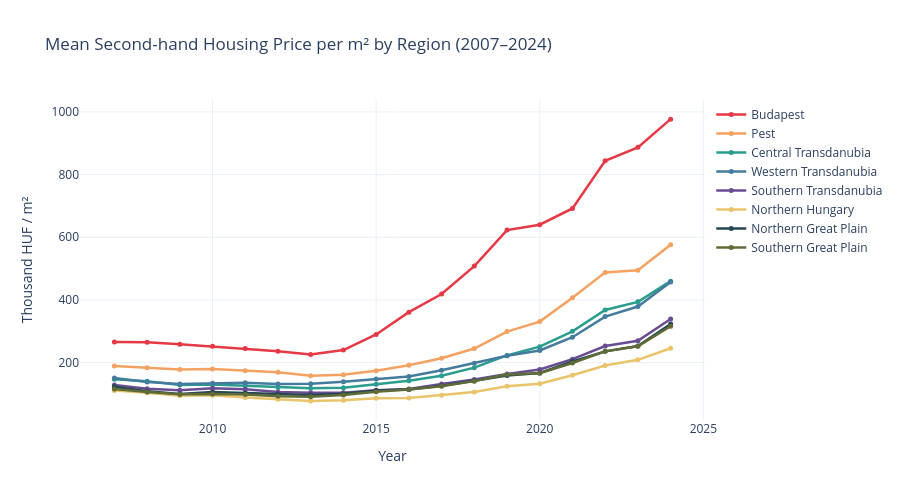

The notebook cell saved with this chart:
### Markdown cell above
## Visualisation 1 – Line Chart: Price Evolution by Region
One line per region, showing the full 2007–2024 trajectory. Immediately reveals Budapest diverging sharply from the rest after 2015.

### Code cell
fig = go.Figure()

for region in regions:
    d = df[df["region"] == region]
    fig.add_trace(go.Scatter(
        x=d["year"], y=d["price"],
        mode="lines+markers",
        name=region,
        line=dict(color=COLORS[region], width=2.5),
        marker=dict(size=5),
        hovertemplate="%{x}: %{y:.0f} thou. HUF/m²<extra>" + region + "</extra>",
    ))

fig.update_layout(
    title="Mean Second-hand Housing Price per m² by Region (2007–2024)",
    xaxis_title="Year",
    yaxis_title="Thousand HUF / m²",
    hovermode="x unified",
    legend=dict(orientation="v", x=1.01),
    template="plotly_white",
    height=500,
)
fig.show()

### Figure 1 — Plotly figure (JSON) as saved in the notebook; plotly's stock layout.template omitted (floating-point values rounded to 4 significant figures)
{"data": [{"hovertemplate": "%{x}: %{y:.0f} thou. HUF/m²<extra>Budapest</extra>", "line": {"color": "#e63946", "width": 2.5}, "marker": {"size": 5}, "mode": "lines+markers", "name": "Budapest", "type": "scatter", "x": [2007, 2008, 2009, 2010, 2011, 2012, 2013, 2014, 2015, 2016, 2017, 2018, 2019, 2020, 2021, 2022, 2023, 2024], "y": [266.0, 265.0, 259.0, 252.0, 245.0, 236.0, 226.0, 240.0, 290.0, 361.0, 419.0, 508.0, 623.0, 640.0, 692.0, 844.0, 887.0, 977.0]}, {"hovertemplate": "%{x}: %{y:.0f} thou. HUF/m²<extra>Pest</extra>", "line": {"color": "#f4a261", "width": 2.5}, "marker": {"size": 5}, "mode": "lines+markers", "name": "Pest", "type": "scatter", "x": [2007, 2008, 2009, 2010, 2011, 2012, 2013, 2014, 2015, 2016, 2017, 2018, 2019, 2020, 2021, 2022, 2023, 2024], "y": [189.0, 184.0, 178.0, 180.0, 174.0, 169.0, 158.0, 161.0, 174.0, 192.0, 214.0, 245.0, 299.0, 331.0, 407.0, 488.0, 495.0, 576.0]}, {"hovertemplate": "%{x}: %{y:.0f} thou. HUF/m²<extra>Central Transdanubia</extra>", "line": {"color": "#2a9d8f", "width": 2.5}, "marker": {"size": 5}, "mode": "lines+markers", "name": "Central Transdanubia", "type": "scatter", "x": [2007, 2008, 2009, 2010, 2011, 2012, 2013, 2014, 2015, 2016, 2017, 2018, 2019, 2020, 2021, 2022, 2023, 2024], "y": [147.0, 141.0, 129.0, 130.0, 126.0, 121.0, 118.0, 120.0, 131.0, 142.0, 158.0, 184.0, 223.0, 251.0, 300.0, 368.0, 394.0, 460.0]}, {"hovertemplate": "%{x}: %{y:.0f} thou. HUF/m²<extra>Western Transdanubia</extra>", "line": {"color": "#457b9d", "width": 2.5}, "marker": {"size": 5}, "mode": "lines+markers", "name": "Western Transdanubia", "type": "scatter", "x": [2007, 2008, 2009, 2010, 2011, 2012, 2013, 2014, 2015, 2016, 2017, 2018, 2019, 2020, 2021, 2022, 2023, 2024], "y": [151.0, 138.0, 132.0, 134.0, 136.0, 132.0, 133.0, 139.0, 148.0, 156.0, 176.0, 198.0, 222.0, 239.0, 281.0, 347.0, 379.0, 457.0]}, {"hovertemplate": "%{x}: %{y:.0f} thou. HUF/m²<extra>Southern Transdanubia</extra>", "line": {"color": "#6a4c93", "width": 2.5}, "marker": {"size": 5}, "mode": "lines+markers", "name": "Southern Transdanubia", "type": "scatter", "x": [2007, 2008, 2009, 2010, 2011, 2012, 2013, 2014, 2015, 2016, 2017, 2018, 2019, 2020, 2021, 2022, 2023, 2024], "y": [129.0, 117.0, 112.0, 118.0, 115.0, 106.0, 104.0, 104.0, 112.0, 116.0, 132.0, 146.0, 164.0, 178.0, 211.0, 253.0, 270.0, 339.0]}, {"hovertemplate": "%{x}: %{y:.0f} thou. HUF/m²<extra>Northern Hungary</extra>", "line": {"color": "#e9c46a", "width": 2.5}, "marker": {"size": 5}, "mode": "lines+markers", "name": "Northern Hungary", "type": "scatter", "x": [2007, 2008, 2009, 2010, 2011, 2012, 2013, 2014, 2015, 2016, 2017, 2018, 2019, 2020, 2021, 2022, 2023, 2024], "y": [111.0, 104.0, 94.0, 96.0, 89.0, 83.0, 78.0, 80.0, 86.0, 87.0, 96.0, 106.0, 125.0, 133.0, 160.0, 191.0, 209.0, 246.0]}, {"hovertemplate": "%{x}: %{y:.0f} thou. HUF/m²<extra>Northern Great Plain</extra>", "line": {"color": "#264653", "width": 2.5}, "marker": {"size": 5}, "mode": "lines+markers", "name": "Northern Great Plain", "type": "scatter", "x": [2007, 2008, 2009, 2010, 2011, 2012, 2013, 2014, 2015, 2016, 2017, 2018, 2019, 2020, 2021, 2022, 2023, 2024], "y": [123.0, 109.0, 100.0, 106.0, 103.0, 100.0, 97.0, 101.0, 111.0, 114.0, 126.0, 142.0, 159.0, 167.0, 204.0, 236.0, 253.0, 323.0]}, {"hovertemplate": "%{x}: %{y:.0f} thou. HUF/m²<extra>Southern Great Plain</extra>", "line": {"color": "#606c38", "width": 2.5}, "marker": {"size": 5}, "mode": "lines+markers", "name": "Southern Great Plain", "type": "scatter", "x": [2007, 2008, 2009, 2010, 2011, 2012, 2013, 2014, 2015, 2016, 2017, 2018, 2019, 2020, 2021, 2022, 2023, 2024], "y": [116.0, 106.0, 99.0, 100.0, 98.0, 93.0, 91.0, 97.0, 107.0, 114.0, 125.0, 141.0, 162.0, 166.0, 199.0, 236.0, 252.0, 316.0]}], "layout": {"height": 500, "hovermode": "x unified", "legend": {"orientation": "v", "x": 1.01}, "title": {"text": "Mean Second-hand Housing Price per m² by Region (2007–2024)"}, "xaxis": {"title": {"text": "Year"}}, "yaxis": {"title": {"text": "Thousand HUF / m²"}}}}
